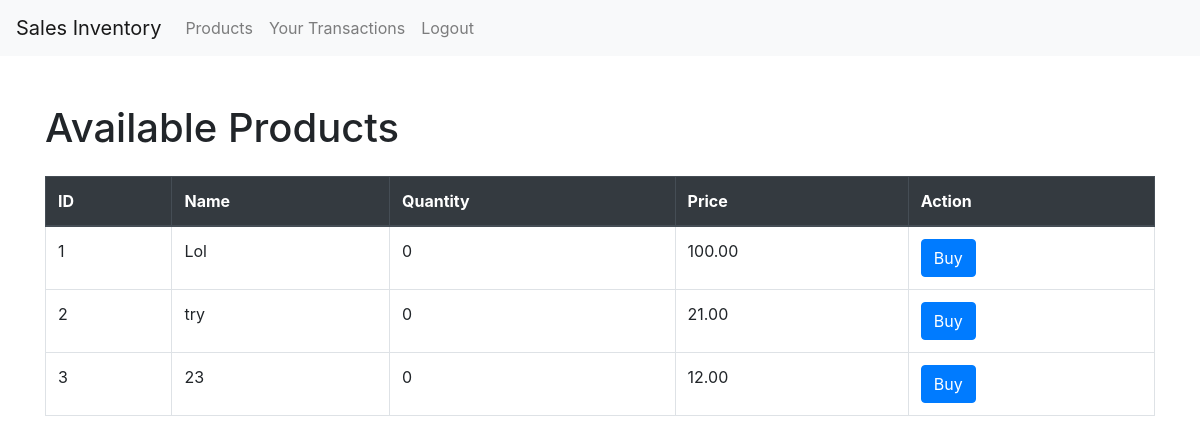
/Invent/user_index.php (signed in), run on the app's committed database.
### tables this page shows
CREATE TABLE `products` (
  `id` int(11) NOT NULL,
  `name` varchar(100) NOT NULL,
  `quantity` int(11) NOT NULL,
  `price` decimal(10,2) NOT NULL
);

### Invent/Product.php (called while the page is built, shortened)
<?php
class Product {
    private $conn;
    private $table_name = "products";
    public function __construct($db) {
        $this->conn = $db;
    }
    public function readAll() {
        $query = "SELECT * FROM " . $this->table_name;
        $result = $this->conn->query($query);
        return $result;
    }
}
?>

### Invent/user_index.php (the view, shortened to what this page needs)
<?php
include 'config.php';
include_once 'Product.php';
$product = new Product($db);
$result = $product->readAll();
?>
<!DOCTYPE html>
<html lang="en">
<head>
    <link rel="stylesheet" href="https://stackpath.bootstrapcdn.com/bootstrap/4.5.2/css/bootstrap.min.css">
</head>
<body>
<?php include 'navbar.php'; ?>
<div class="container mt-5">
    <h1 class="mb-4">Available Products</h1>
    <table class="table table-bordered table-hover">
        <thead class="thead-dark">
            <tr>
                <th>ID</th>
                <th>Name</th>
                <th>Quantity</th>
                <th>Price</th>
                <th>Action</th>
            </tr>
        </thead>
        <tbody>
            <?php while ($row = $result->fetch_assoc()): ?>
                <tr>
                    <td><?php echo $row['id']; ?></td>
                    <td><?php echo $row['name']; ?></td>
                    <td><?php echo $row['quantity']; ?></td>
                    <td><?php echo $row['price']; ?></td>
                    <td><a href="buy_product.php?id=<?php echo $row['id']; ?>" class="btn btn-primary">Buy</a></td>
                </tr>
            <?php endwhile; ?>
        </tbody>
    </table>
</div>
</body>
</html>

### data on the page
products: id "1", name "Lol", quantity "0", price "100.00"
products: id "2", name "try", quantity "0", price "21.00"
products: id "3", name "23", quantity "0", price "12.00"
